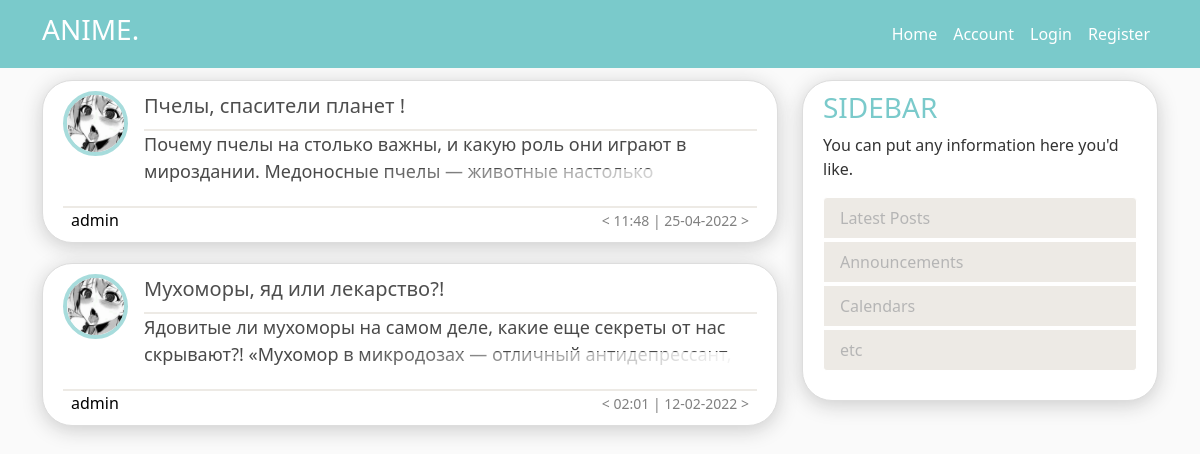
The page /home on the database its author committed.
### flaskr/models.py (models this page shows, shortened)
class Post(db.Model):
    id = db.Column(db.Integer, primary_key=True)
    title = db.Column(db.String(100), nullable=False)
    content = db.Column(db.Text, nullable=False)
    user_id = db.Column(db.Integer, db.ForeignKey('user.id'), nullable=False)
    date_posted = db.Column(db.DateTime, nullable=False, default=datetime.utcnow())

class User(db.Model, UserMixin):
    id = db.Column(db.Integer, primary_key=True)
    username = db.Column(db.String(20), unique=True, nullable=False)
    email = db.Column(db.String(120), unique=True, nullable=False)
    image_file = db.Column(db.String(20), nullable=False, default='default.jpg')
    password = db.Column(db.String(60), nullable=False)
    posts = db.relationship('Post', backref='author', lazy=True)

### flaskr/routes.py (the view)
@app.route('/')
@app.route('/home')
def home():
    posts = Post.query.order_by(Post.date_posted.desc()).all()
    return render_template('home.html', posts=posts)

### flaskr/templates/home.html
{% extends "layout.html" %}
{% block content %}
    {% for post in posts %}
    <article class="media content-section"><a href="{{ url_for('post', post_id=post.id) }}">
      <img class="rounded-circle article-img" src="{{ url_for('static', filename='profile_pics/' + post.author.image_file) }}">
      <div class="media-body">
          <p class="home-post-title">{{ post.title }}</p>
          <p class="article-title">{{ post.content }}</p>
      </div>
        <div class="pod"></div>
        <div class="home-post-footer">
        <p class="p-footer">{{ post.author['username'] }}</p>
        <small class="post-time">{{ post.date_posted.strftime( "< %H:%M | %d-%m-%Y >")}}</small>
        </div>
      </a>
    </article>
    {% endfor %}
{% endblock content %}

### flaskr/templates/layout.html (shortened to what this page needs)
<!DOCTYPE html>
<html lang="en">
<head>
    <link href="https://cdn.jsdelivr.net/npm/bootstrap@5.1.3/dist/css/bootstrap.min.css" rel="stylesheet">
    <link rel="stylesheet" type="text/css" href="{{ url_for('static', filename='main.css') }}">
</head>
<body>
    <header class="site-header">
      <nav class="navbar navbar-expand-md navbar-dark bg-steel fixed-top">
        <div class="container">
          <a class="navbar-brand mr-4" href="/"><h3 class="hh3">ANIME.</h3></a>
          <div class="collapse navbar-collapse" id="navbarToggle">
            <div class="navbar-nav mr-auto">
              <a class="nav-item nav-link" href="{{ url_for('home') }}">Home</a>
              <a class="nav-item nav-link" href="{{ url_for('account') }}">Account</a>
            </div>
            <div class="navbar-nav">
              {% if current_user.is_authenticated %}
                <a class="nav-item nav-link" href="{{ url_for('new_post') }}">NewPost</a>
                <a class="nav-item nav-link" href="{{ url_for('logout') }}">Logout</a>
              {% else %}
                <a class="nav-item nav-link" href="{{ url_for('login') }}">Login</a>
                <a class="nav-item nav-link" href="{{ url_for('register') }}">Register</a>
              {% endif %}
            </div>
          </div>
        </div>
      </nav>
    </header>
    <main role="main" class="container">
      <div class="row">
        <div class="col-md-8">
          {% block content %} {% endblock content %}
        </div>
        <div class="col-md-4">
          <div class="content-section">
            <h3>SIDEBAR</h3>
            <p class=''>You can put any information here you'd like.
              <ul class="list-group">
                <li class="list-group-item list-group-item-light">Latest Posts</li>
                <li class="list-group-item list-group-item-light">Announcements</li>
                <li class="list-group-item list-group-item-light">Calendars</li>
                <li class="list-group-item list-group-item-light">etc</li>
              </ul>
            </p>
          </div>
        </div>
      </div>
    </main>
</body>
</html>

### flaskr/static/main.css (style rules this page uses)
.list-group-item-light { color: #b5b5b5; background-color: #edeae5; border: 1px solid #ffffff; margin-bottom: 3px; }
.site-header .navbar-nav .nav-link { color: white !important; }
.navbar-collapse { flex-basis: 100%; flex-grow: 0; align-items: center; }
.rounded-circle { border-radius: 50%!important; border: solid 4px #7acacba9; float: left; }
body { background: #fafafa; color: #333333; margin-top: 5rem; }
h1, h2, h3, h4, h5, h6 { color: #7acacb; }
.hh3 { color: #ffffff !important; }
.bg-steel { background-color: #7acacb; }
.site-header .navbar-nav .nav-link { color: #cbd5db; }
.content-section { background: #ffffff; padding: 10px 20px; border: 1px solid #dddddd; border-radius: 30px; margin-bottom: 20px; box-shadow: 0 4px 20px #ccc; word-wrap: break-word ; overflow:hidden; }
.article-title { color: #0f0f0f9c; font-size: 20px; padding-bottom: 10px; }
.article-img { height: 65px; width: 65px; margin-right: 16px; }
.pod { border: 1px solid #edeae5; }
div.media-body { all: none; margin-left: 80px; text-overflow: auto ; overflow: hidden; }
a { text-decoration: none; color: black; }
p.article-title { margin-bottom: 15px; padding: 0px 0 0px 0; color: rgb(73, 73, 73); font-size: 18px; overflow: hidden; position: relative; height: 60px; word-wrap: break-word; }
p.article-title:after { content: ""; text-align: right; position: absolute; bottom: 0; right: 0; width: 70%; height: 1.2em; background: linear-gradient(to right, rgba(255, 255, 255, 0), white 100%); pointer-events: none; }
.home-post-title { margin-bottom: 0px; padding-bottom: 8px; font-size: 20px; font-weight: 500; color: rgb(78, 78, 78); border-bottom: 2px solid #edeae5; text-align: left; width: 100%; }
small.post-time { color: grey; text-align: left; }
.home-post-footer { text-align: right; padding: 0px 8px 0px 8px; }
.p-footer { float: left; margin-bottom: 0px; }

### rows shown on the page
Post: image_file (placeholder picture), title "Пчелы, спасители планет !", content "Почему пчелы на столько важны, и какую роль они играют в мироздании. Медоносные пчелы — животные настолько…", author.username "admin", date_posted "< 11:48 | 25-04-2022 >"
Post: image_file (placeholder picture), title "Мухоморы, яд или лекарство?!", content "Ядовитые ли мухоморы на самом деле, какие еще секреты от нас скрывают?! «Мухомор в микродозах — отличный антидепрессант,…", author.username "admin", date_posted "< 02:01 | 12-02-2022 >"
